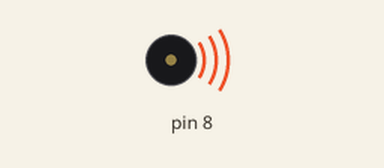
Recording of a sketch running on a simulated Arduino Uno, built with avr-gcc and run on an emulated ATmega328P. On the bench: buzzer (waves = sounding).

Above: at 0.5 s.
Timing chart, 0 to 4.6 s (numbered marks = the images above):
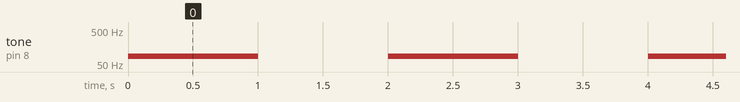

The sketch:

piezo_buzzer.ino
```cpp
void setup() { pinMode(8, OUTPUT); }

void loop() {
  Serial.println("Running Piezo Buzzer Template Code");
  tone(8, 85);
  delay(1000);
  noTone(8);
  delay(1000);
}
```

Measured:
- by itself, tone on pin 8: alternates 85 Hz for 1.0 s and silent for 1.0 s
